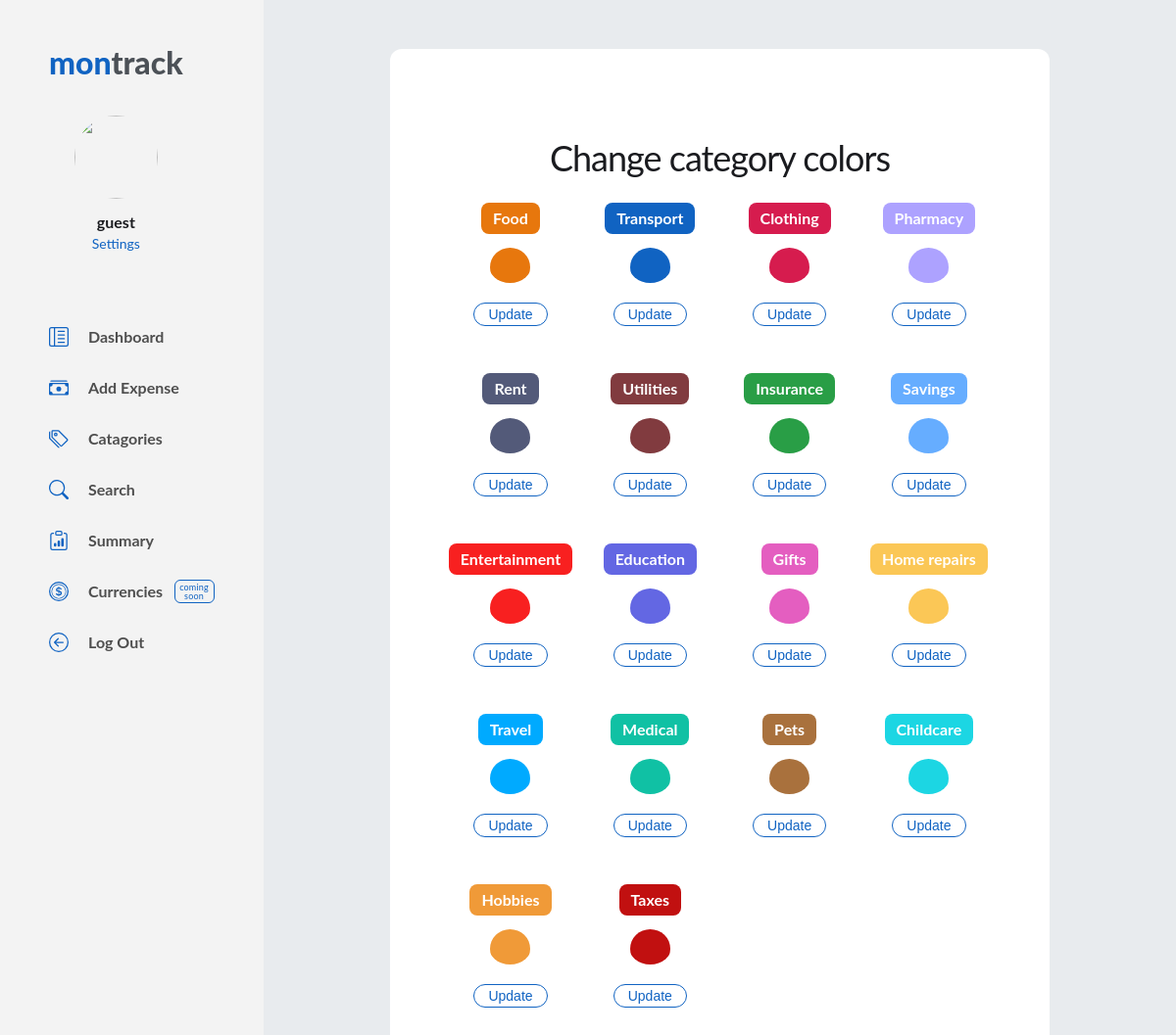
The page /categories (signed in) on the database its author committed.
### tables this page shows
CREATE TABLE users (
    user_id INTEGER PRIMARY KEY AUTOINCREMENT NOT NULL,
    fname TEXT NOT NULL,
    lname TEXT NOT NULL,
    username TEXT NOT NULL,
    email TEXT NOT NULL,
    hash TEXT NOT NULL
, image TEXT NOT NULL DEFAULT 'https://uploads-ssl.webflow.com/63987bd2db675b2f0fd5a56e/63987bd2db675bb88dd5a5a1_Icon%202.svg');

CREATE TABLE categories (
    category_id INTEGER PRIMARY KEY AUTOINCREMENT NOT NULL,
    category TEXT UNIQE NOT NULL,
    color TEXT NOT NULL DEFAULT "#1063c2"
);

### application.py (the view, shortened to what this page needs)
@application.route("/categories", methods=["GET", "POST"])
@login_required
def categories():
    user_id = session["user_id"]
    connect = sqlite3.connect("expenses.db")
    cursor = connect.cursor()
    cursor.execute("SELECT username FROM users WHERE user_id = ?", (user_id,))
    username = cursor.fetchone()[0]
    cursor.execute("SELECT image FROM users WHERE user_id = ?", (user_id,))
    userimage = cursor.fetchone()[0]
    cursor.execute("SELECT * FROM categories")
    categories = cursor.fetchall()
    if request.method == "GET":
        return render_template("categories.html", username=username, userimage=userimage, categories=categories)

### helpers.py (called while the page is built)
def login_required(f):
    @wraps(f)
    def decorated_function(*args, **kwargs):
        if session.get("user_id") is None:
            return redirect("/login")
        return f(*args, **kwargs)
    return decorated_function

### templates/categories.html (shortened to what this page needs)
{% extends "layout.html" %}
{% block body %}
<div class="body-center">
  <div class="add-expense">
    <div class="add-expense_panel">
      <div class="form-wrapper radius">
        <h1 class="title-expense">Change category colors</h1>
        <div class="categories_color-change-wrapper">
          {% for row in categories %}
          <form id="expenses-from" name="expenses-from" data-name="expenses-from" method="post" class="categories-form" aria-label="expenses-from">
              <div class="category_color-change">
                <label style="background-color:{{ row[2] }}" class="color-picker_category" for="color-picker">{{ row[1] }}</label>
                <input type="color" id="color-picker" name="{{ row[1] }}" value="{{ row[2] }}">
                <input type="submit" name="{{ row[1] }}" value="Update" class="color-picker_button">
              </div>
          </form>
          {% endfor %}
        </div>
      </div>
    </div>
  </div>
</div>
{% endblock %}

### templates/layout.html (shortened to what this page needs)
<head>
  <link href="/static/styles.css" rel="stylesheet">
</head>
<body>
  <main class="main-page">
    <div class="side-menu">
      <div class="side-menu_top">
        <a href="/" class="logo-link">mon<span class="logo-link_span">track</span></a>
        <div class="side-menu_user">
          <div class="sm_user-wrapper"><img src="{{ userimage }}" loading="lazy" alt="" class="user_profile-image">
            <div class="user_name">{{ username }}</div>
            <a href="/settings" class="sm_user-link" id="settings">Settings</a>
          </div>
        </div>
      </div>
      <div class="side-menu_links">
        <div class="sm_links-wrapper">
          <a href="/" aria-current="page" class="side-menu_link w-inline-block w--current">
            <div class="menu-svg w-embed"></div>
            <div>Dashboard</div>
          </a>
          <a href="/expenses" class="side-menu_link w-inline-block">
            <div class="menu-svg w-embed"></div>
            <div>Add Expense</div>
          </a>
          <a href="/categories" aria-current="page" class="side-menu_link w-inline-block w--current">
            <div class="menu-svg w-embed"></div>
            <div>Catagories</div>
          </a>
          <a href="/search" aria-current="page" class="side-menu_link w-inline-block w--current">
            <div class="menu-svg w-embed"></div>
            <div>Search</div>
          </a>
          <a href="/summary" aria-current="page" class="side-menu_link w-inline-block w--current">
            <div class="menu-svg w-embed"></div>
            <div>Summary</div>
          </a>
          <div class="sm_link-wrapper">
            <a aria-current="page" class="side-menu_link inactive-link w-inline-block w--current">
              <div class="menu-svg w-embed"></div>
              <div>Currencies</div>
            </a>
            <div class="label-coming">coming<br>soon</div>
          </div>
          <a href="/logout" aria-current="page" class="side-menu_link w-inline-block w--current">
            <div class="menu-svg w-embed"></div>
            <div>Log Out</div>
          </a>
        </div>
      </div>
    </div>
    <div class="page-body">
      {% block body %}{% endblock %}
    </main>
</body>

### rows shown on the page
users: username "guest"
categories: category "Food", color "#e7770d"
categories: category "Transport", color "#1063c2"
categories: category "Clothing", color "#d61c4e"
categories: category "Pharmacy", color "#ada2ff"
categories: category "Rent", color "#535a79"
categories: category "Utilities", color "#813b3f"
categories: category "Insurance", color "#299e46"
categories: category "Savings", color "#66adff"
categories: category "Entertainment", color "#f82020"
categories: category "Education", color "#6367e3"
categories: category "Gifts", color "#e45ec0"
categories: category "Home repairs", color "#fbc756"
categories: category "Travel", color "#00aaff"
categories: category "Medical", color "#10c1a4"
categories: category "Pets", color "#a9713d"
categories: category "Childcare", color "#1cd6e3"
categories: category "Hobbies", color "#f09a38"
categories: category "Taxes", color "#c11010"
